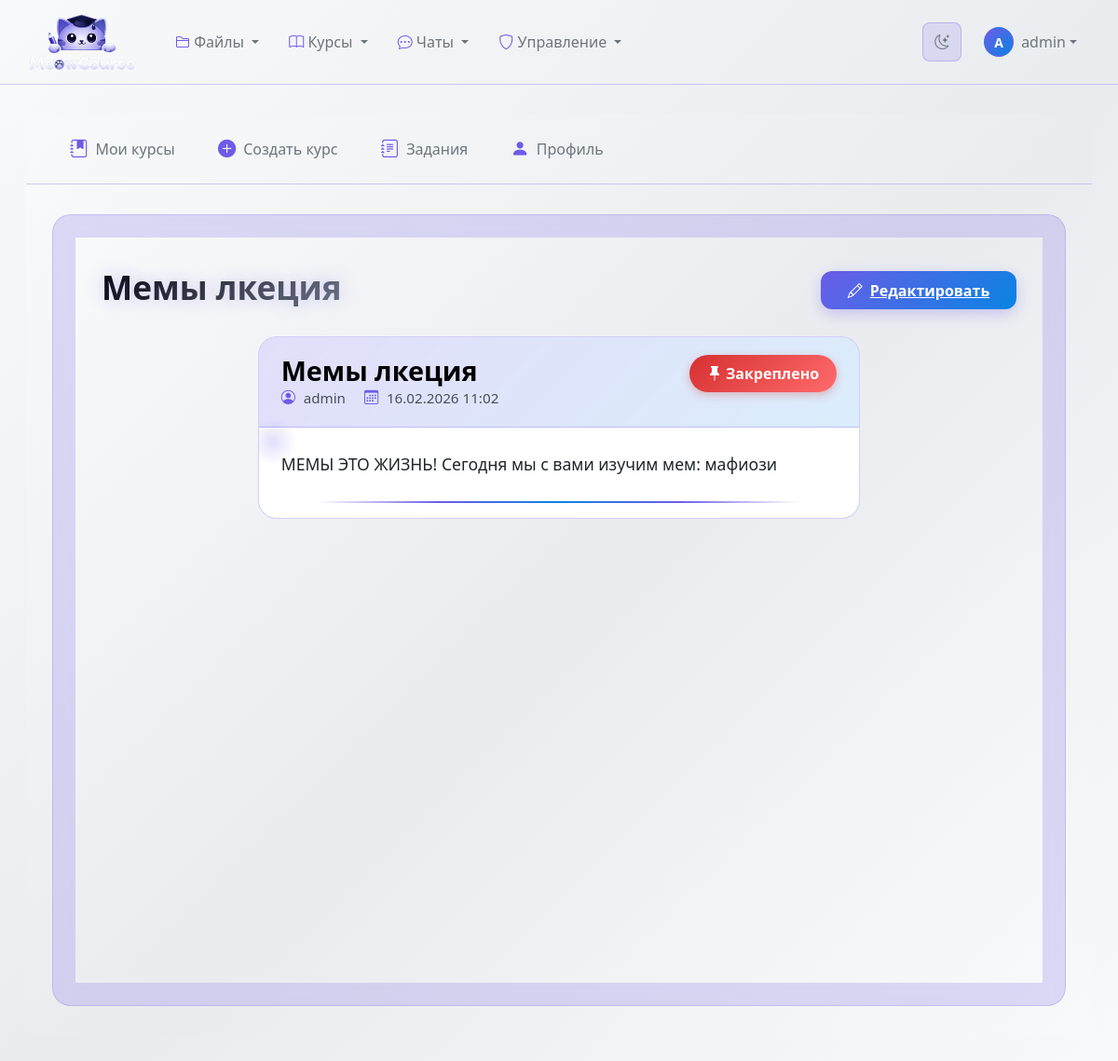
The page /announcements/1/ (signed in) on the database its author committed.
### classroom_core/models.py (models this page shows, shortened)
class Announcement(models.Model ):
    course =models.ForeignKey(
    Course ,
    on_delete =models.CASCADE ,
    related_name ='announcements'
    )
    title =models.CharField(max_length =255 )
    content =models.TextField()
    author =models.ForeignKey(
    User ,
    on_delete =models.CASCADE ,
    related_name ='announcements'
    )
    is_pinned =models.BooleanField(default =False )
    send_email_notification =models.BooleanField(default =False )
    created_at =models.DateTimeField(auto_now_add =True )
    updated_at =models.DateTimeField(auto_now =True )
    published_at =models.DateTimeField(null =True ,blank =True )
    class Meta :
        ordering =['-is_pinned','-created_at']
        verbose_name ='Объявление на курсе'
        verbose_name_plural ='Объявления на курсах'
    def can_edit(self ,user ):
        return (
            self.course.can_edit(user)
            or user == self.author
        )

### classroom_core/views.py (the view)
# urls.py: path('announcements/<int:announcement_id>/', views.announcement_detail, name='announcement_detail'),
@login_required
def announcement_detail(request ,announcement_id ):
    announcement =get_object_or_404(Announcement ,id =announcement_id )
    course =announcement.course
    if not course.can_access(request.user ):
        raise PermissionDenied
    return render(request ,'classroom_core/announcement_detail.html',{
    'announcement':announcement ,
    'course':course
    })

### classroom_core/models.py (called while the page is built, shortened)
    def is_teacher(self):
        return self.role == 'teacher'

    def is_staff(self):
        return self.role == 'staff'

    def can_access(self, user):
        if user.is_superuser:
            return True

    def can_edit(self, user):
        return (
            user == self.instructor
            or user in self.teaching_assistants.all()
            or user.is_superuser
            or user.profile.is_staff()
        )

### classroom_core/templatetags/classroom_tags.py (called while the page is built)
@register.filter
def allows_edit(obj, user):
    if user is None or not getattr(user, "is_authenticated", False):
        return False
    fn = getattr(obj, "can_edit", None)
    if callable(fn):
        return bool(fn(user))
    return False

### templates/classroom_core/announcement_detail.html (shortened to what this page needs)
{% extends "classroom_core/base_courses.html" %}
{% load classroom_tags %}
{% block courses_content %}
<div class="theme-announcement">
    <div class="container">
        <div class="d-flex justify-content-between align-items-center mb-4 flex-wrap">
            <div class="announcement-header">
                <h1 class="page-title">{{ announcement.title }}</h1>
            </div>
            <div>
                {% if announcement|allows_edit:request.user %}
                <a href="{% url 'classroom_core:announcement_edit' announcement.id %}" class="btn-edit">
                    <i class="bi bi-pencil me-2"></i>Редактировать
                </a>
                {% endif %}
            </div>
        </div>
        <div class="row">
            <div class="col-lg-10 col-xl-8 mx-auto">
                <div class="announcement-card">
                    <div class="card-header-gradient d-flex justify-content-between align-items-start">
                        <div class="flex-grow-1">
                            <h5 class="announcement-title">{{ announcement.title }}</h5>
                            <div class="author-info">
                                <i class="bi bi-person-circle"></i> {{ announcement.author.username }}
                                <i class="bi bi-calendar3 ms-3"></i> {{ announcement.created_at|date:"d.m.Y H:i" }}
                            </div>
                        </div>
                        {% if announcement.is_pinned %}
                        <span class="pinned-badge ms-3">
                            <i class="bi bi-pin-fill me-1"></i>Закреплено
                        </span>
                        {% endif %}
                    </div>
                    <div class="announcement-content content-decoration">
                        {{ announcement.content|safe }}
                    </div>
                    <div class="card-footer bg-transparent border-0 text-center pb-3">
                        <div style="height: 2px; background: linear-gradient(90deg, transparent, var(--accent-primary), var(--accent-secondary), var(--accent-primary), transparent); width: 80%; margin: 0 auto;"></div>
                    </div>
                </div>
            </div>
        </div>
    </div>
</div>
{% endblock %}

### templates/base.html (shortened to what this page needs)
{% load static %}
<!DOCTYPE html>
<html lang="ru">
<head>
    <link href="https://cdn.jsdelivr.net/npm/bootstrap@5.3.0/dist/css/bootstrap.min.css" rel="stylesheet">
    <link rel="stylesheet" href="https://cdn.jsdelivr.net/npm/bootstrap-icons@1.10.0/font/bootstrap-icons.css">
    <link id="theme-stylesheet" rel="stylesheet" href="{% static 'css/themes/light.css' %}" data-light-href="{% static 'css/themes/light.css' %}" data-dark-href="{% static 'css/themes/dark.css' %}">
</head>
<body>
    <nav class="navbar navbar-expand-lg navbar">
        <div class="container-fluid">
            <a class="navbar-brand d-flex align-items-center" href="{% url 'classroom_core:course_list' %}">
                <img src="{% static 'images/logo.png' %}"
                    alt="MeowCourse"
                    class="me-2"
                    style="width: 120px; height: auto; max-height: 64px; object-fit: contain;">
            </a>
            <div class="collapse navbar-collapse" id="navbarNav">
                <ul class="navbar-nav me-auto">
                    <li class="nav-item dropdown">
                        <a class="nav-link dropdown-toggle" href="#" role="button" data-bs-toggle="dropdown">
                            <i class="bi bi-folder2"></i> Файлы
                        </a>
                    </li>
                    <li class="nav-item dropdown">
                        <a class="nav-link dropdown-toggle" href="#" role="button" data-bs-toggle="dropdown">
                            <i class="bi bi-book"></i> Курсы
                        </a>
                    </li>
                    <li class="nav-item dropdown">
                        <a class="nav-link dropdown-toggle" href="#" role="button" data-bs-toggle="dropdown">
                            <i class="bi bi-chat-dots"></i> Чаты
                        </a>
                    </li>
                    {% if user.is_authenticated %}
                    {% if user.is_superuser or user.is_staff or user.profile.role == 'admin' %}
                    <li class="nav-item dropdown">
                        <a class="nav-link dropdown-toggle" href="#" role="button" data-bs-toggle="dropdown">
                            <i class="bi bi-shield"></i> Управление
                        </a>
                    </li>
                    {% endif %}
                    {% endif %}
                </ul>
                <div class="d-flex align-items-center gap-2">
                    <button id="theme-toggle" class="theme-toggle-btn" type="button" aria-label="Переключить тему">
                        <i class="bi bi-moon-stars"></i>
                    </button>
                    {% if user.is_authenticated %}
                    <div class="dropdown">
                        <a class="nav-link dropdown-toggle d-flex align-items-center" href="#" role="button" data-bs-toggle="dropdown">
                            <div class="user-avatar rounded-circle d-flex align-items-center justify-content-center" style="width: 32px; height: 32px; font-size: 0.875rem;">
                                {{ user.username|slice:":1"|upper }}
                            </div>
                            <span class="ms-2 d-none d-md-inline username-text">{{ user.username }}</span>
                        </a>
                    </div>
                    {% else %}
                    <a class="nav-link" href="{% url 'classroom_core:login' %}">
                        <i class="bi bi-box-arrow-in-right me-1"></i> Войти
                    </a>
                    {% endif %}
                </div>
            </div>
        </div>
    </nav>
    <div class="main-content">
        <div class="container-fluid">
            {% block content %}{% endblock %}
        </div>
    </div>
</body>
</html>

### static/css/themes/light.css (style rules this page uses)
:root { --bg-page-start: #f8f9fa; --bg-page-end: #e9ecef; --bg-page-gradient: linear-gradient(135deg, var(--bg-page-start) 0%, var(--bg-page-end) 50%, var(--bg-page-start) 100%); --bg-card: #ffffff; --bg-card-hover: #f8f9fa; --bg-item: #f1f3f5; --bg-item-hover: #e9ecef; --bg-input: #ffffff; --bg-overlay-10: rgba(108, 92, 231, 0.1); --bg-overlay-15: rgba(108, 92, 231, 0.15); --bg-overlay-20: rgba(108, 92, 231, 0.2); --bg-overlay-25: rgba(108, 92, 231, 0.25); --bg-overlay-30: rgba(108, 92, 231, 0.3); --text-white: #000000; --text-main: #212529; --text-secondary: #495057; --text-muted: #6c757d; --text-disabled: #adb5bd; --accent-primary: #6c5ce7; --accent-secondary: #0984e3; --accent-gradient: linear-gradient(135deg, var(--accent-primary), var(--accent-secondary)); --accent-glow: rgba(108, 92, 231, 0.15); --accent-glow-strong: rgba(108, 92, 231, 0.25); --accent-shadow: 0 5px 15px var(--accent-glow); --accent-shadow-hover: 0 8px 25px var(--accent-glow-strong); --border-accent: rgba(108, 92, 231, 0.2); --border-accent-hover: rgba(108, 92, 231, 0.4); --border-accent-light: rgba(108, 92, 231, 0.15); --status-warning: #f39c12; --status-warning-bg: rgba(243, 156, 18, 0.15); --status-warning-bg-light: rgba(243, 156, 18, 0.05); --status-warning-border: rgba(243, 156, 18, 0.3); --status-warning-shadow: 0 10px 30px rgba(243, 156, 18, 0.1); --status-warning-gradient: linear-gradient(135deg, rgba(243, 156, 18, 0.15), rgba(243, 156, 18, 0.05)); --status-info: #0984e3; --status-info-bg: rgba(9, 132, 227, 0.15); --status-info-bg-light: rgba(9, 132, 227, 0.05); --status-info-border: rgba(9, 132, 227, 0.3); --status-info-shadow: 0 10px 30px rgba(9, 132, 227, 0.1); --status-info-gradient: linear-gradient(135deg, rgba(9, 132, 227, 0.15), rgba(9, 132, 227, 0.05)); --status-assignment: #6c5ce7; --status-assignment-bg: rgba(108, 92, 231, 0.15); --status-assignment-bg-light: rgba(108, 92, 231, 0.05); --status-assignment-border: rgba(108, 92, 231, 0.3); --status-assignment-shadow: 0 10px 30px rgba(108, 92, 231, 0.1); --status-assignment-gradient: linear-gradient(135deg, rgba(108, 92, 231, 0.15), rgba(108, 92, 231, 0.05)); --status-success: #00b894; --status-success-bg: rgba(0, 184, 148, 0.15); --status-success-bg-light: rgba(0, 184, 148, 0.05); --status-success-border: rgba(0, 184, 148, 0.3); --status-success-shadow: 0 10px 30px rgba(0, 184, 148, 0.1); --status-success-gradient: linear-gradient(135deg, rgba(0, 184, 148, 0.15), rgba(0, 184, 148, 0.05)); --status-danger: #d63031; --status-danger-light: #ff6b6b; --status-danger-bg: rgba(214, 48, 49, 0.15); --status-danger-border: rgba(214, 48, 49, 0.3); --status-danger-gradient: linear-gradient(135deg, var(--status-danger), var(--status-danger-light)); --gradient-avatar: linear-gradient(135deg, var(--accent-primary), var(--accent-secondary)); --gradient-progress: linear-gradient(90deg, var(--accent-primary), var(--accent-secondary)); --text-glow: 0 0 10px rgba(108, 92, 231, 0.15); --text-glow-danger: 0 0 10px rgba(214, 48, 49, 0.2); --shadow-card: 0 4px 20px rgba(0, 0, 0, 0.06); --shadow-card-hover: 0 8px 30px rgba(0, 0, 0, 0.1); --shadow-item: 0 2px 10px rgba(0, 0, 0, 0.04); --shimmer-overlay: linear-gradient(90deg, transparent, rgba(255, 255, 255, 0.5), transparent); --card-base: var(--bg-card) var(--border-accent) var(--shadow-card); --item-base: var(--bg-item) var(--border-accent-light); --badge-base: var(--bg-overlay-20) var(--text-secondary) var(--border-accent); --header-gradient-default: var(--status-assignment-gradient); --header-gradient-announcements: var(--status-warning-gradient); --header-gradient-sections: var(--status-info-gradient); --header-gradient-assignments: var(--status-assignment-gradient); --header-gradient-submissions: var(--status-success-gradient); }

### templates/classroom_core/base_courses.html (style rules this page uses)
.main-content { background: var(--bg-page-gradient); min-height: calc(100vh - 70px); padding: 2rem 1rem; }

### rows shown on the page
Announcement: title "Мемы лкеция", author.username "admin", created_at "16.02.2026 11:02", content "МЕМЫ ЭТО ЖИЗНЬ! Сегодня мы с вами изучим мем: мафиози"

### other values the page prints
{{ user.username|slice:":1"|upper }} "A"
{{ user.username }} "admin"
